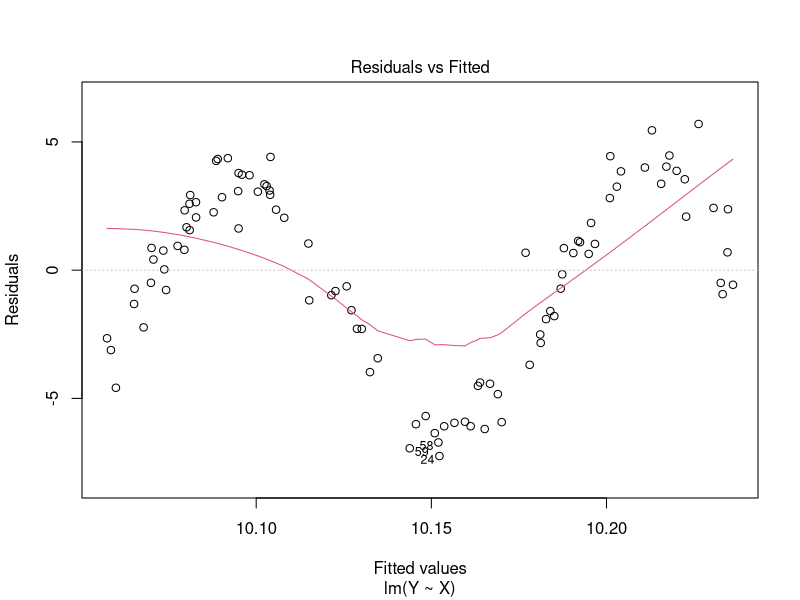
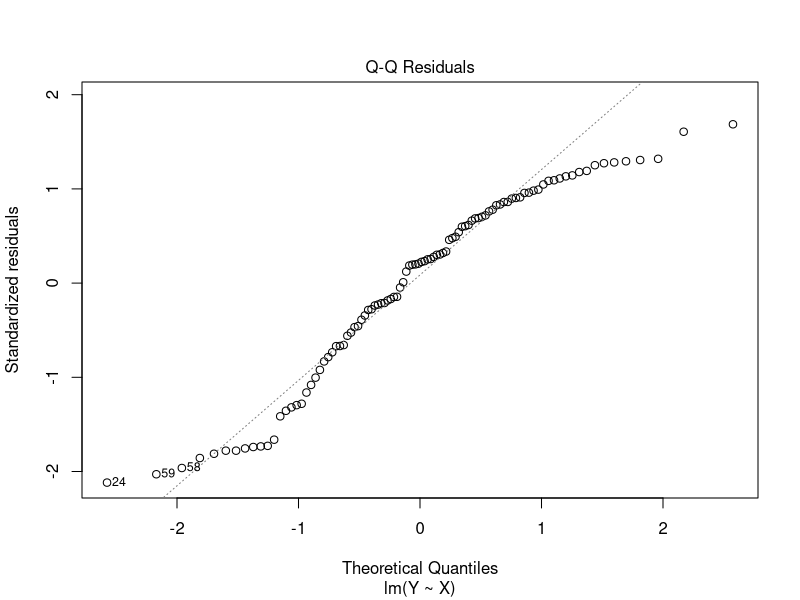
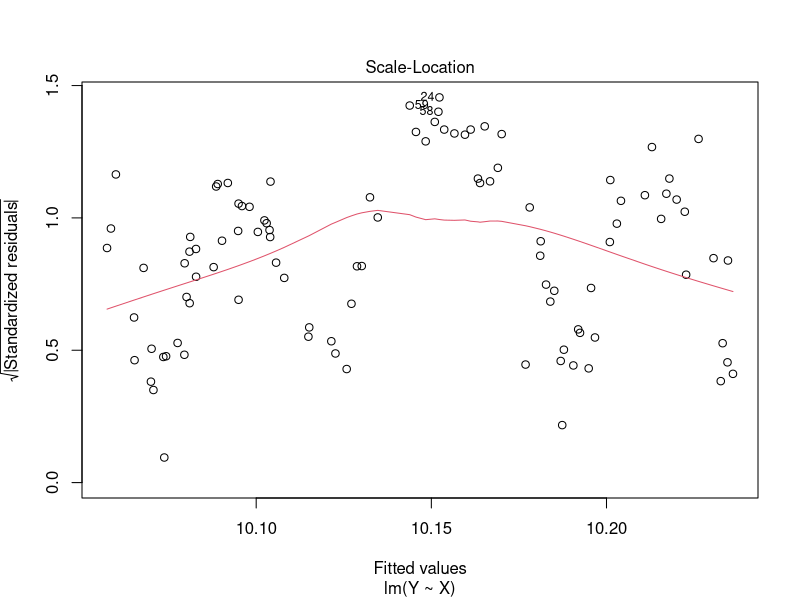
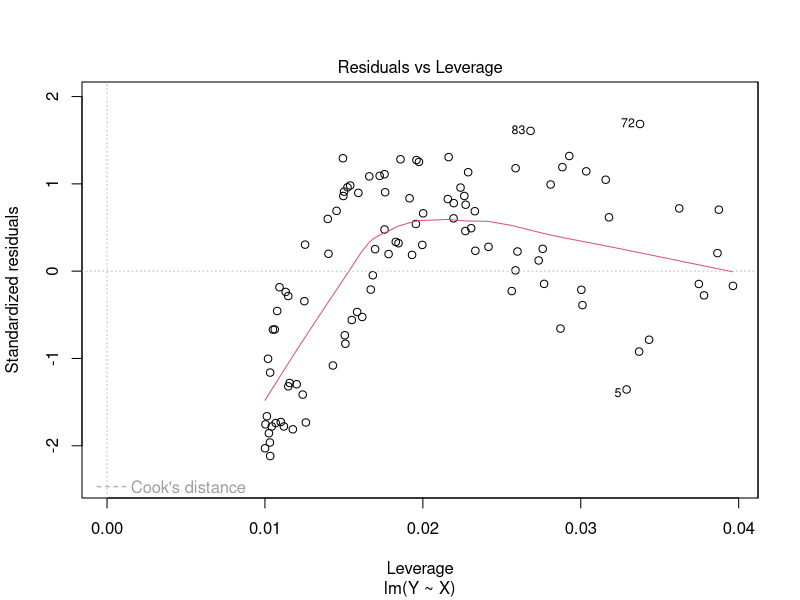
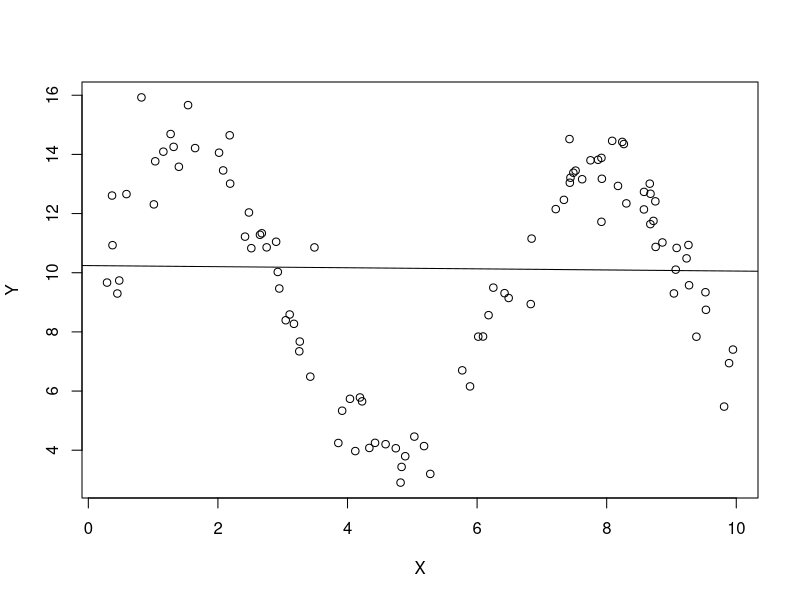
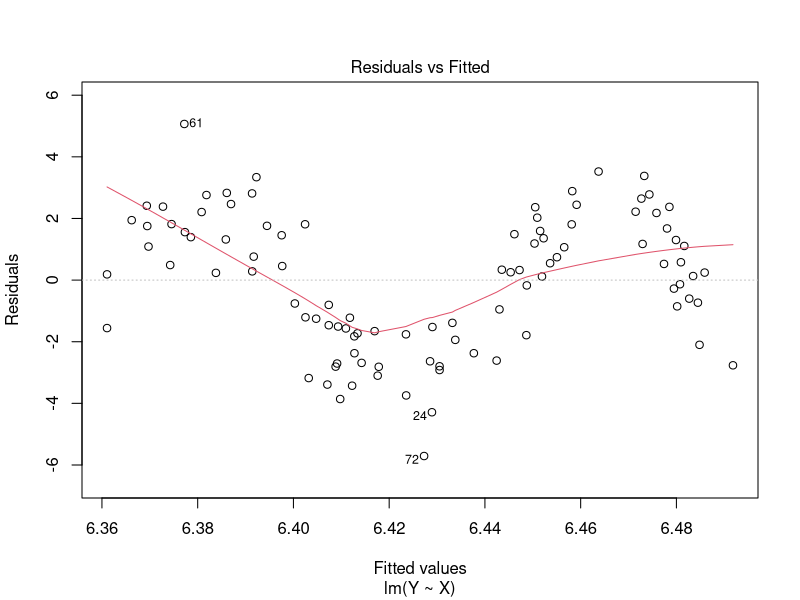
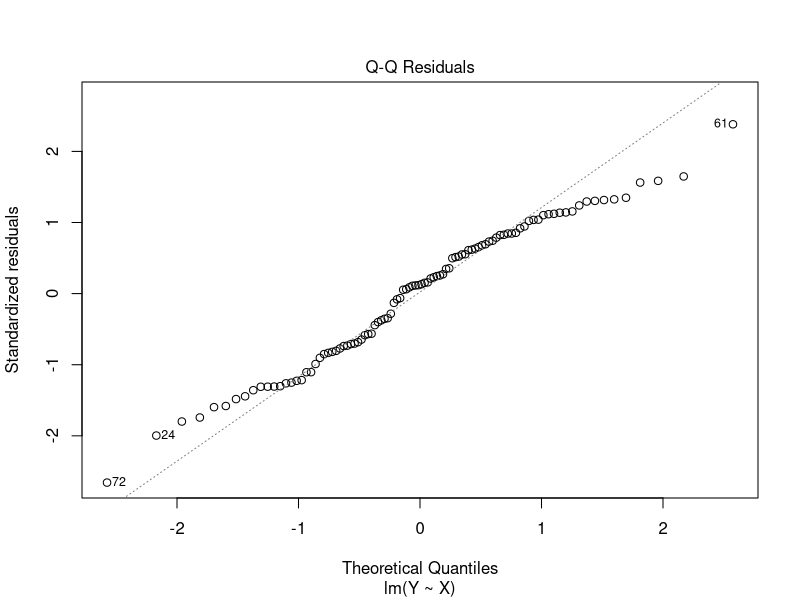
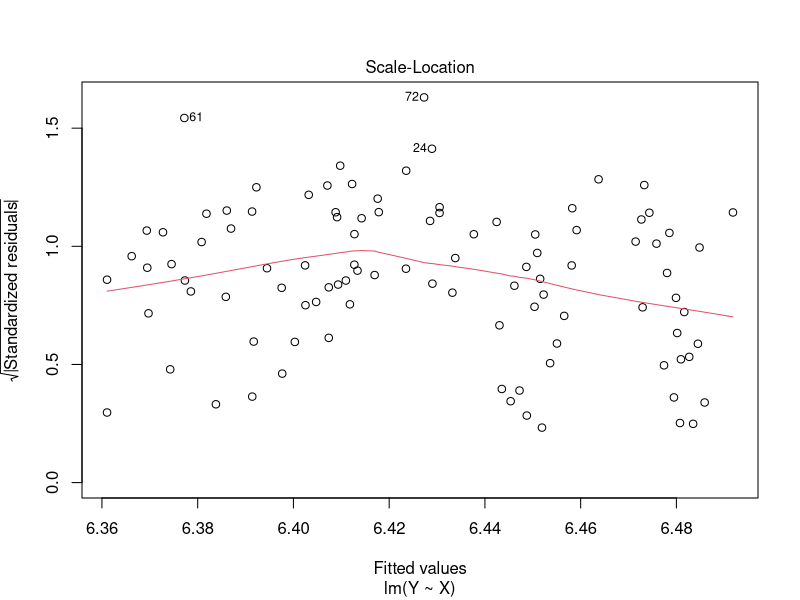

Reproduce these figures in R, in order.
## ---- chunk 1
knitr::opts_chunk$set(echo = TRUE)
## ---- chunk 2
require(ggplot2)
## ---- chunk 3
check_violations <- function(sample_size, orig_new_obsv, violation_name, violation_func, sigma_sq, orig_X) {

  if (violation_name == "None") {
    X <- orig_X
    new_obsv <- orig_new_obsv
    eps <- rnorm(sample_size, mean = 0, sd = sqrt(sigma_sq))
    return(list(X,new_obsv,eps))
  }
  if (violation_name == "Nonlinear relationship") {
    X <- violation_func(orig_X)
    new_obsv <- violation_func(orig_new_obsv)
    eps <- rnorm(sample_size, mean = 0, sd = sqrt(sigma_sq))
    return(list(X,new_obsv,eps))
  }
  if (violation_name == "Non-normal errors") {
    if (violation_func == "Gamma") {
      X <- orig_X
      new_obsv <- orig_new_obsv
      eps_alpha <- 2
      eps_beta <- 1/4
      eps <- (rgamma(sample_size, shape = eps_alpha, scale = eps_beta) - eps_alpha * eps_beta) * 2
      return(list(X,new_obsv,eps))
    }
    if (violation_func == "Poisson") {
      X <- orig_X
      new_obsv <- orig_new_obsv
      lambda <- 4
      eps <- (rpois(sample_size, lambda) - lambda) * 2
      return(list(X,new_obsv,eps))
    }
  }
  if (violation_name == "Heterogeneous variances") {
    X <- orig_X
    new_obsv <- orig_new_obsv
    eps <- rnorm(sample_size, mean = 0, sd = violation_func(X))
    return(list(X,new_obsv,eps))
  }
  if (violation_name == "Multicolinearity") {
    X <- unname(cbind(orig_X, violation_func(orig_X)))
    new_obsv <- unname(cbind(orig_new_obsv, violation_func(orig_new_obsv)))
    eps <- rnorm(sample_size, mean = 0, sd = sqrt(sigma_sq))
    return(list(X,new_obsv,eps))
  }
}


# function that will run simulations, violating a specific assumption
run_simulations <- function(num_runs, sample_size, num_new_obsv, violation, violation_func, num_predictors, sigma_sq) {
  
  sim_results <- data.frame(bad_prediction_rate = 0,
                            bad_intercept_rate = 0, 
                            bad_predictor_rate = 0, 
                            average_mse = 0, 
                            insignificant_intercept_rate = 0, 
                            insignificant_predictor_rate = 0)

  # b0 <- parameters[1]
  # b1 <- parameters[2]
  parameters <- sample.int(10,num_predictors + 1)
  for (i in 1:num_runs) {
    X <- runif(sample_size, 0, 10)
    new_obsv <- runif(num_new_obsv, 0, 10)
    
    violated_data <- check_violations(sample_size, new_obsv, violation, violation_func, sigma_sq, X)
    violated_X <- violated_data[[1]]
    violated_new_obsv <- violated_data[[2]]
    eps <- violated_data[[3]]
    
    new_data <- data.frame(X = new_obsv)
    if (violation == "Multicolinearity") {
      X <- violated_X
      new_obsv <- violated_new_obsv
    }
    
    
    # add in column of ones to capture beta0 when generating Y and expected value of Y
    Y <- (cbind(1,violated_X) %*% parameters) + eps
    exp_val_Y <- cbind(1,violated_new_obsv) %*% parameters
    
    
    # fit a linear model using the simulated data
    lm_data <- data.frame(Y = Y, X = I(X))
    my_lm <- lm(Y ~ X, data=lm_data)
    # print(summary(my_lm))
    
    # predict y for new values of x using the fitted linear model
    Y_hat_ci <- predict(my_lm, newdata = data.frame(X = I(new_obsv)), interval = "confidence")
    
    # check whether the confidence interval actually captures the expected value of y from the true model
    bad_predictions <- num_new_obsv - sum((exp_val_Y >= Y_hat_ci[,2]) & (exp_val_Y <= Y_hat_ci[,3]))
    sim_results$bad_prediction_rate <- sim_results$bad_prediction_rate + bad_predictions
    
    # get confidence iterval for beta hat
    beta_ci <- confint(my_lm)
    # check whether the true value for the betas is caputured in the confidence interval
    good_betas <- ((parameters >= beta_ci[,1]) & (parameters <= beta_ci[,2]))
    if (good_betas[1] == FALSE) sim_results$bad_intercept_rate <- sim_results$bad_intercept_rate + 1
    if (sum(good_betas[-1] == FALSE) >= 1) 
      {sim_results$bad_predictor_rate <- sim_results$bad_predictor_rate + sum(good_betas[-1] == FALSE)}
    
    # add the mse to the sum of MSE for all runs (to be averaged at the end)
    sim_results$average_mse <- sim_results$average_mse + (anova(my_lm)$'Mean Sq'[2])
    
    
    # check which beta_hats are significant based on the p-values
    p_vals <- summary(my_lm)$coeff[,4]
    if (p_vals[1] > .05) sim_results$insignificant_intercept_rate <- sim_results$insignificant_intercept_rate + 1
    if (sum(p_vals[-1] > .05) >= 1) 
      {sim_results$insignificant_predictor_rate <- sim_results$insignificant_predictor_rate + sum(p_vals[-1] > .05)}
  }
  sim_results <- sim_results/num_runs
  sim_results$bad_prediction_rate <- sim_results$bad_prediction_rate/(num_new_obsv)
  sim_results$insignificant_predictor_rate <- sim_results$bad_predictor_rate/(num_predictors)
  sim_results$insignificant_predictor_rate <- sim_results$insignificant_predictor_rate/(num_predictors)

  payload <- list(sim_results=sim_results, lm_model=my_lm, X=X, Y=Y, eps=eps, Y_hat_ci=Y_hat_ci, exp_val_Y=exp_val_Y)
  return(payload)
  
}
## ---- chunk 4
show_diagnostics <- function(payload) {
  # unpack payload
  list2env(payload, envir=environment())
  #list[sim_results, lm_model, x, y, eps, y_hat_ci, exp_val_y] <- payload

  # print() required inside function
  print(summary(lm_model))
  print(anova(lm_model))
  plot(lm_model)
  plot(Y ~ X)
abline(lm_model)
#ggplot(yhat_medsine, aes(x =locations_medsine$x_med, y = fit)) +
#geom_point(size = 4) +
#geom_errorbar(aes(ymax = yhat_medsine$upr, ymin = #yhat_medsine$lwr))
}

n_sims <- 10
n_samps <- 100
num_new_obsv <- 10
violation_type <- "Nonlinear relationship"
violation_func <- sin
# parameters <- c(0,1)
num_predictors <- 1
sigma_sq <- 1

payload <- run_simulations(n_sims, n_samps, num_new_obsv, violation_type, violation_func, num_predictors, sigma_sq)

show_diagnostics(payload)
## ---- chunk 5
n_sims <- 100
n_samps <- 100
num_new_obsv <- 10
violation_type <- "Nonlinear relationship"
violation_func <- sin
num_predictors <- 1
sigma_sq <- 1

payload <- run_simulations(n_sims, n_samps, num_new_obsv, violation_type, violation_func, num_predictors, sigma_sq)
cat(violation_type, n_sims, n_samps, num_new_obsv, str(violation_func), num_predictors, sigma_sq)
show_diagnostics(payload)
## ---- chunk 6
set.seed(1)
# Sample code to get started
n_small <- 20
n_med <- 100
n_large <- 5000
## ---- chunk 7
num_runs <- 100
num_new_obsv <- 20
# parameters <- c(10,2)
num_predictors <- 1
sigma_sq <- 4
## ---- chunk 8
poly_func <- function(x) (x-5)^2
poly_small_results <- run_simulations(num_runs,
                                      n_small, 
                                      num_new_obsv, 
                                      violation = "Nonlinear relationship", 
                                      violation_func = poly_func, 
                                      num_predictors, 
                                      sigma_sq)


poly_med_results <-run_simulations(num_runs,
                                   n_med, 
                                   num_new_obsv, 
                                   violation =  "Nonlinear relationship", 
                                   violation_func = poly_func, 
                                   num_predictors, 
                                   sigma_sq)

poly_large_results <-run_simulations(num_runs, 
                                     n_large, 
                                     num_new_obsv, 
                                     violation =  "Nonlinear relationship", 
                                     violation_func = poly_func, 
                                     num_predictors, 
                                     sigma_sq)


## ---- chunk 9
show_diagnostics(poly_small_results)
## ---- chunk 10
show_diagnostics(poly_med_results)
## ---- chunk 11
show_diagnostics(poly_large_results)
## ---- chunk 12
polynomial_results <- rbind(small_samp = poly_small_results[[1]], 
                            med_samp = poly_med_results[[1]], 
                            large_samp = poly_large_results[[1]])
polynomial_results
## ---- chunk 13
exp_small_results <- run_simulations(num_runs,
                                     n_small, 
                                     num_new_obsv, 
                                     violation =  "Nonlinear relationship", 
                                     violation_func = exp, 
                                     num_predictors, 
                                     sigma_sq)[[1]]

exp_med_results <-run_simulations(num_runs, 
                                  n_med, 
                                  num_new_obsv, 
                                  violation =  "Nonlinear relationship",
                                  violation_func = exp, 
                                  num_predictors, 
                                  sigma_sq)[[1]]

exp_large_results <-run_simulations(num_runs,
                                    n_large, 
                                    num_new_obsv, 
                                    violation =  "Nonlinear relationship", 
                                    violation_func = exp, 
                                    num_predictors, 
                                    sigma_sq)[[1]]

exponential_results <- rbind(small_samp = exp_small_results,
                             med_samp = exp_med_results, 
                             large_samp = exp_large_results)
exponential_results
## ---- chunk 14
sin_small_results <- run_simulations(num_runs, 
                                     n_small, 
                                     num_new_obsv, 
                                     violation =  "Nonlinear relationship", 
                                     violation_func = sin, 
                                     num_predictors, 
                                     sigma_sq)[[1]]

sin_med_results <- run_simulations(num_runs, 
                                   n_med, 
                                   num_new_obsv, 
                                   violation =  "Nonlinear relationship", 
                                   violation_func = sin, 
                                   num_predictors, 
                                   sigma_sq)[[1]]

sin_large_results <- run_simulations(num_runs, 
                                     n_large, 
                                     num_new_obsv, 
                                     violation =  "Nonlinear relationship", 
                                     violation_func = sin, 
                                     num_predictors, 
                                     sigma_sq)[[1]]

sinusoidal_results <- rbind(small_samp = sin_small_results, 
                            med_samp = sin_med_results, 
                            large_samp = sin_large_results)
sinusoidal_results
## ---- chunk 15
log_small_results <- run_simulations(num_runs, 
                                     n_small, 
                                     num_new_obsv, 
                                     violation =  "Nonlinear relationship", 
                                     violation_func = log,
                                     num_predictors, 
                                     sigma_sq)[[1]]

log_med_results <- run_simulations(num_runs, 
                                   n_med, 
                                   num_new_obsv, 
                                   violation =  "Nonlinear relationship", 
                                   violation_func = log, 
                                   num_predictors, 
                                   sigma_sq)[[1]]

log_large_results <- run_simulations(num_runs, 
                                     n_large, 
                                     num_new_obsv, 
                                     violation =  "Nonlinear relationship", 
                                     violation_func = log, 
                                     num_predictors, 
                                     sigma_sq)[[1]]

logarithmic_results <- rbind(small_samp = log_small_results, 
                             med_samp = log_med_results, 
                             large_samp = log_large_results)
logarithmic_results
## ---- chunk 16
#part e, name the normal func & nonnormal func & randomly call it
my.simulation <- function(n, b0, b1){
  choices.simulation <- c("normal", "nonnormal")
  random.choice <- sample(choices.simulation, 1)
  if (random.choice == "normal"){
    return(normal_func)
  }
  else{
    return(nonnormal_func)
  }
}
## ---- chunk 17
gamma_small_results <- run_simulations(num_runs, 
                                     n_small, 
                                     num_new_obsv, 
                                     violation =  "Non-normal errors", 
                                     violation_func = "Gamma",
                                     num_predictors, 
                                     sigma_sq)[[1]]

gamma_med_results <- run_simulations(num_runs, 
                                   n_med, 
                                   num_new_obsv, 
                                   violation =  "Non-normal errors", 
                                   violation_func = "Gamma", 
                                   num_predictors, 
                                   sigma_sq)[[1]]

gamma_large_results <- run_simulations(num_runs, 
                                     n_large, 
                                     num_new_obsv, 
                                     violation =  "Non-normal errors", 
                                     violation_func = "Gamma", 
                                     num_predictors, 
                                     sigma_sq)[[1]]

gamma_results <- rbind(small_samp = gamma_small_results, 
                             med_samp = gamma_med_results, 
                             large_samp = gamma_large_results)
gamma_results
## ---- chunk 18
# Sample code to get started
n <- n_large


# TODO randomize this for part e
b0 <- 10
b1 <- 2
eps_alpha <- 2
eps_beta <- 1/4


x <- runif(n, 0, 10)
eps <- (rgamma(n, eps_alpha, 1/eps_beta) - eps_alpha * eps_beta) * 2
y <- b0 - b1 * x + eps

# hist(eps)
var(eps)
mean(eps)

## ---- chunk 19
poisson_small_results <- run_simulations(num_runs, 
                                     n_small, 
                                     num_new_obsv, 
                                     violation =  "Non-normal errors", 
                                     violation_func = "Poisson",
                                     num_predictors, 
                                     sigma_sq)[[1]]

poisson_med_results <- run_simulations(num_runs, 
                                   n_med, 
                                   num_new_obsv, 
                                   violation =  "Non-normal errors", 
                                   violation_func = "Poisson", 
                                   num_predictors, 
                                   sigma_sq)[[1]]

poisson_large_results <- run_simulations(num_runs, 
                                     n_large, 
                                     num_new_obsv, 
                                     violation =  "Non-normal errors", 
                                     violation_func = "Poisson", 
                                     num_predictors, 
                                     sigma_sq)[[1]]

poisson_results <- rbind(small_samp = poisson_small_results, 
                             med_samp = poisson_med_results, 
                             large_samp = poisson_large_results)
poisson_results
## ---- chunk 20
#rpois()
## ---- chunk 21
# Sample code to get started
# n <- 200
# b0 <- 10
# b1 <- 10
# 
# x <- runif(n, 0, 10)
# eps <- rnorm(n, sd = 0.5 * x^2)
# y <- b0 + b1 * x + eps

## ---- chunk 22
hetero_var_small_results <- run_simulations(num_runs,
                                     n_small, 
                                     num_new_obsv, 
                                     violation =  "Heterogeneous variances", 
                                     violation_func = poly_func, 
                                     num_predictors, 
                                     sigma_sq)[[1]]

hetero_var_med_results <-run_simulations(num_runs, 
                                  n_med, 
                                  num_new_obsv, 
                                  violation =  "Heterogeneous variances",
                                  violation_func = poly_func, 
                                  num_predictors, 
                                  sigma_sq)[[1]]

hetero_var_large_results <-run_simulations(num_runs,
                                    n_large, 
                                    num_new_obsv, 
                                    violation =  "Heterogeneous variances", 
                                    violation_func = poly_func, 
                                    num_predictors, 
                                    sigma_sq)[[1]]

hetero_var_results <- rbind(small_samp = hetero_var_small_results,
                             med_samp = hetero_var_med_results, 
                             large_samp = hetero_var_large_results)
hetero_var_results
## ---- chunk 23

## ---- chunk 24
add_noise <- function(x) x + rnorm(length(x))
num_predictors <- 2
multicolinearity_small_results <- run_simulations(num_runs,
                                     n_small,
                                     num_new_obsv,
                                     violation =  "Multicolinearity",
                                     violation_func = add_noise,
                                     num_predictors,
                                     sigma_sq)[[1]]

multicolinearity_med_results <- run_simulations(num_runs,
                                     n_med,
                                     num_new_obsv,
                                     violation =  "Multicolinearity",
                                     violation_func = add_noise,
                                     num_predictors,
                                     sigma_sq)[[1]]

multicolinearity_large_results <- run_simulations(num_runs,
                                     n_large,
                                     num_new_obsv,
                                     violation =  "Multicolinearity",
                                     violation_func = add_noise,
                                     num_predictors,
                                     sigma_sq)[[1]]

multicolinearity_results <- rbind(small_samp = multicolinearity_small_results,
                             med_samp = multicolinearity_med_results,
                             large_samp = multicolinearity_large_results)
multicolinearity_results
## ---- chunk 25

# B <- 100
# many.sims.multicollinearity <- sapply(1:B, function(i) {
#     # x <- rnorm(100, mean = 0, sd = 1)
#     # eps <- rnorm(100, mean = 0, sd = sqrt(0.25))
#     # y <- -1 + 0.5 * x + eps
#     # simul.fit <- lm(y ~ x)
#     # beta.1 <- 0.5
#     # lower <- confint(simul.fit, "x")[1]
#     # upper <- confint(simul.fit, "x")[2]
#     # boolean <- beta.1 <= upper & beta.1 >= lower
#     #return(boolean)
# })

# proportion <- sum(many.sims.multicollinearity)/length(many.sims.multicollinearity)
# proportion

## ---- chunk 26
